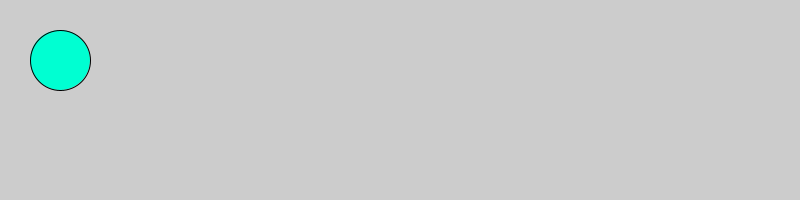
Frame 1 (no input)
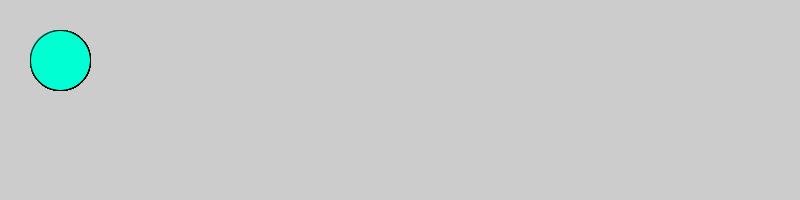
Frame 60 (the mouse pressed at the canvas centre just before this capture)
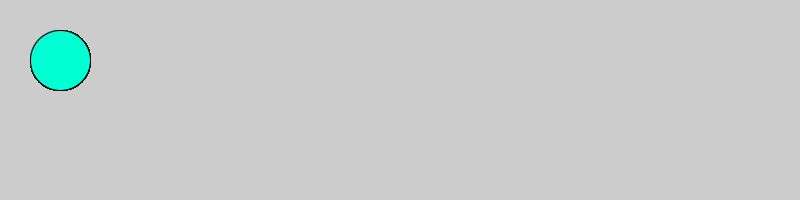
Frame 120 (the mouse held since frame 60 and released just before this capture)

The Processing sketch that drew these frames (run headless with seeded random() and noise(); from frame 60 on, the mouse is pressed at the canvas centre):

// Processing sketch: dot_race
// ── dot_race.pde
//1. Make a variable to hold the X co-ordinate of the dot and set it to 50.

void setup() {
    size(800, 200);
}

void draw() {
  fill(#00FFD2);
  ellipse(60,60,60,60);
  
  
    //3. make the ellipse a nice color

    //4. If the mouse is pressed change the X co-ordinate so that the dot moves to the right

    //5. Make your dot move faster
    //  (you have to figure out what part of your code to change)

    //2. Draw an ellipse of height and width 10. Make sure to use your variable for the X position.
 
    //6. Use the playSound() method to play a ding when your dot crosses the finish line. 
}

    
